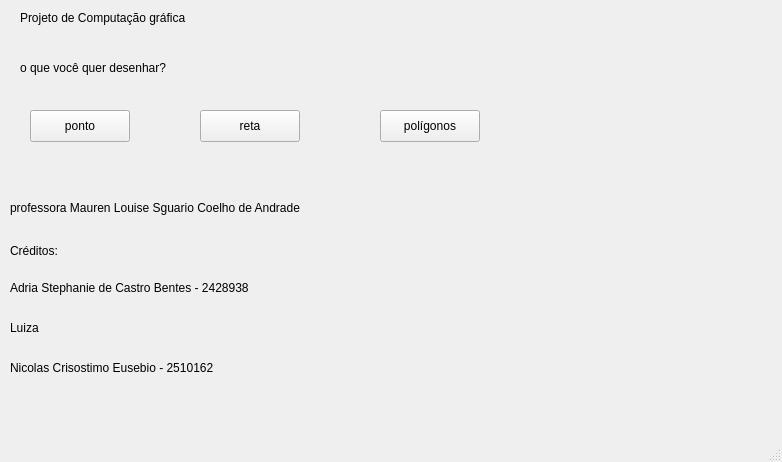
<?xml version="1.0" encoding="UTF-8"?>
<ui version="4.0">
 <class>MainWindow</class>
 <widget class="QMainWindow" name="MainWindow">
  <property name="geometry">
   <rect>
    <x>0</x>
    <y>0</y>
    <width>782</width>
    <height>462</height>
   </rect>
  </property>
  <property name="windowTitle">
   <string>MainWindow</string>
  </property>
  <widget class="QWidget" name="centralwidget">
   <widget class="QPushButton" name="pushButton">
    <property name="geometry">
     <rect>
      <x>30</x>
      <y>110</y>
      <width>100</width>
      <height>32</height>
     </rect>
    </property>
    <property name="text">
     <string>ponto</string>
    </property>
   </widget>
   <widget class="QPushButton" name="pushButton_2">
    <property name="geometry">
     <rect>
      <x>200</x>
      <y>110</y>
      <width>100</width>
      <height>32</height>
     </rect>
    </property>
    <property name="text">
     <string>reta</string>
    </property>
   </widget>
   <widget class="QPushButton" name="pushButton_3">
    <property name="geometry">
     <rect>
      <x>380</x>
      <y>110</y>
      <width>100</width>
      <height>32</height>
     </rect>
    </property>
    <property name="text">
     <string>polígonos</string>
    </property>
   </widget>
   <widget class="QLabel" name="label">
    <property name="geometry">
     <rect>
      <x>20</x>
      <y>60</y>
      <width>201</width>
      <height>16</height>
     </rect>
    </property>
    <property name="text">
     <string>o que você quer desenhar?</string>
    </property>
   </widget>
   <widget class="QLabel" name="label_2">
    <property name="geometry">
     <rect>
      <x>20</x>
      <y>10</y>
      <width>221</width>
      <height>16</height>
     </rect>
    </property>
    <property name="text">
     <string>Projeto de Computação gráfica</string>
    </property>
   </widget>
   <widget class="QLabel" name="label_3">
    <property name="geometry">
     <rect>
      <x>10</x>
      <y>230</y>
      <width>71</width>
      <height>41</height>
     </rect>
    </property>
    <property name="text">
     <string>Créditos:</string>
    </property>
   </widget>
   <widget class="QLabel" name="label_4">
    <property name="geometry">
     <rect>
      <x>10</x>
      <y>280</y>
      <width>271</width>
      <height>16</height>
     </rect>
    </property>
    <property name="text">
     <string>Adria Stephanie de Castro Bentes - 2428938</string>
    </property>
   </widget>
   <widget class="QLabel" name="label_5">
    <property name="geometry">
     <rect>
      <x>10</x>
      <y>320</y>
      <width>271</width>
      <height>16</height>
     </rect>
    </property>
    <property name="text">
     <string>Luiza</string>
    </property>
   </widget>
   <widget class="QLabel" name="label_6">
    <property name="geometry">
     <rect>
      <x>10</x>
      <y>360</y>
      <width>271</width>
      <height>16</height>
     </rect>
    </property>
    <property name="text">
     <string>Nicolas Crisostimo Eusebio - 2510162</string>
    </property>
   </widget>
   <widget class="QLabel" name="label_7">
    <property name="geometry">
     <rect>
      <x>10</x>
      <y>200</y>
      <width>341</width>
      <height>16</height>
     </rect>
    </property>
    <property name="text">
     <string>professora Mauren Louise Sguario Coelho de Andrade</string>
    </property>
   </widget>
  </widget>
  <widget class="QMenuBar" name="menubar">
   <property name="geometry">
    <rect>
     <x>0</x>
     <y>0</y>
     <width>782</width>
     <height>24</height>
    </rect>
   </property>
  </widget>
  <widget class="QStatusBar" name="statusbar"/>
 </widget>
 <resources/>
 <connections/>
</ui>
